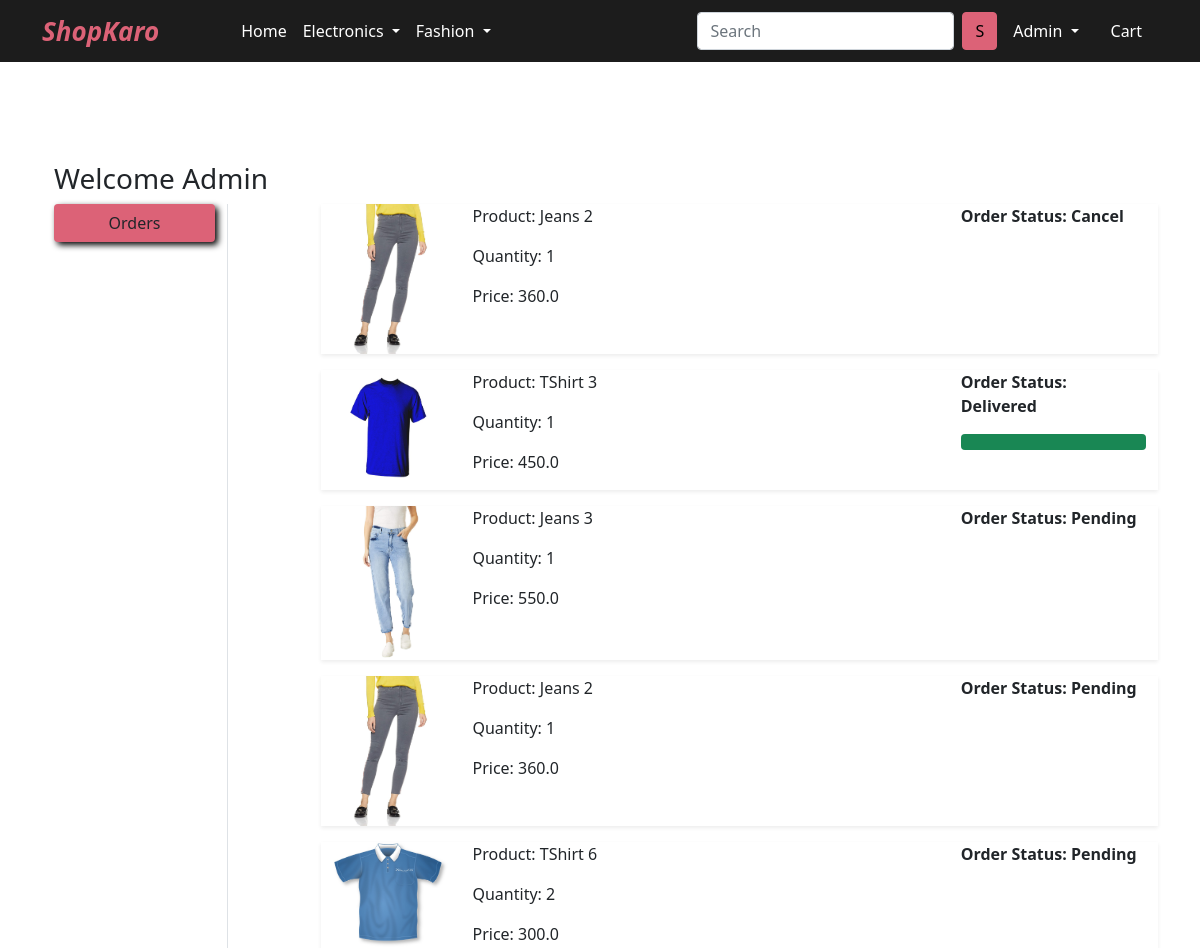
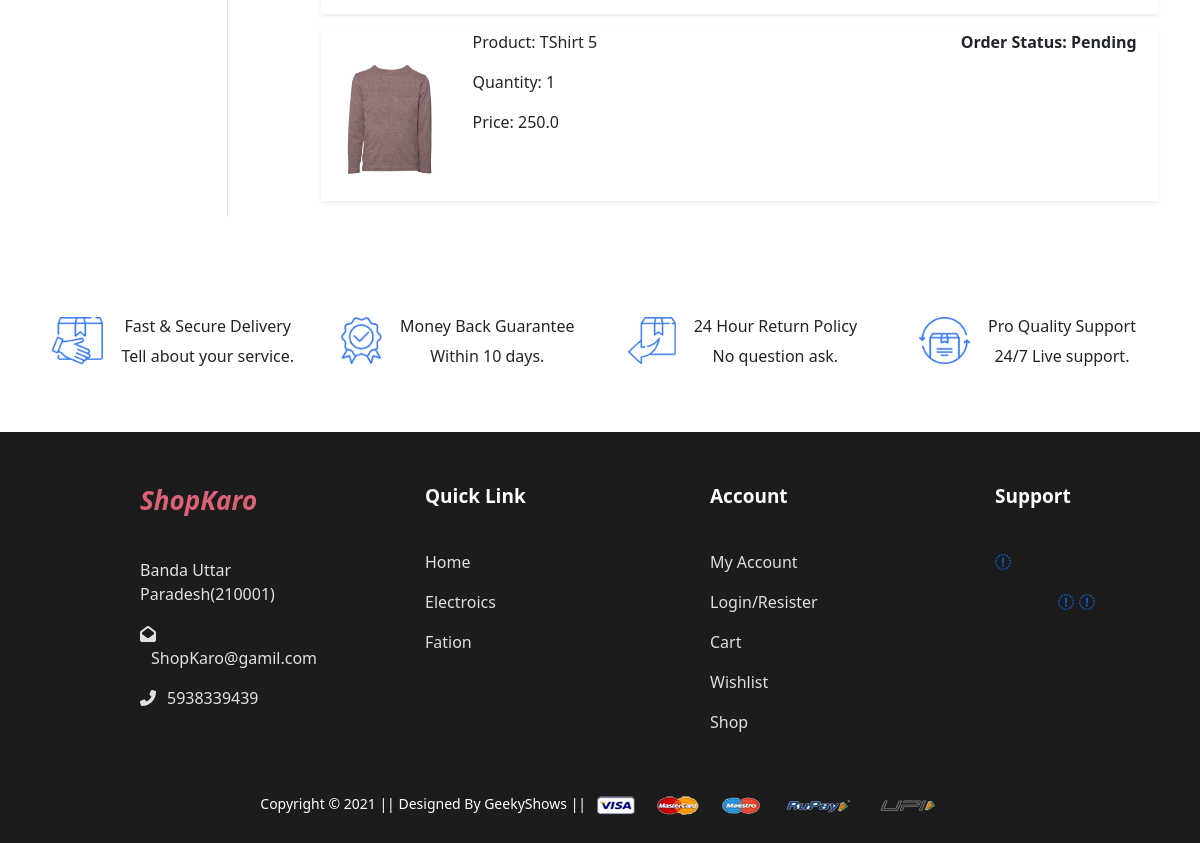
Screenshot of /orders/ (signed in) with the database file from the repository (2 pictures, top to bottom).
### app/models.py (models this page shows, shortened)
class OrderPlaced(models.Model):
 user = models.ForeignKey(User, on_delete=models.CASCADE)
 customer = models.ForeignKey(Customer, on_delete=models.CASCADE)
 product = models.ForeignKey(Product, on_delete=models.CASCADE)
 quantity = models.PositiveIntegerField(default=1)
 ordered_date = models.DateTimeField(auto_now_add=True)
 status = models.CharField(max_length=50,choices=STATUS_CHOICES,default='Pending')
 @property
 def total_cost(self):
   return self.quantity * self.product.discounted_price

class Product(models.Model):
 title = models.CharField(max_length=100)
 selling_price = models.FloatField()
 discounted_price = models.FloatField()
 description = models.TextField()
 brand = models.CharField(max_length=100)
 category = models.CharField( choices=CATEGORY_CHOICES, max_length=2)
 product_image = models.ImageField(upload_to='productimg')

### app/views.py (the view)
# urls.py: path('orders/', views.orders, name='orders'),
@login_required
def orders(request):
	op = OrderPlaced.objects.filter(user=request.user)
	return render(request, 'app/orders.html', {'order_placed':op})

### app/templates/app/orders.html (shortened to what this page needs)
{% extends 'app/base.html' %}
{% load static %}
{% block main-content %}
<div class="container my-5">
 <div class="row" style="margin:100px 0px 100px 0px">
 <h3>Welcome <span class="text-capitalize">{{request.user}}</span> </h3>
  <div class="col-sm-2 border-end">
   <ul class="list-unstyled">
    <li class="d-grid"><a href="{% url 'orders' %}" class="btn btn_design">Orders</a></li>
   </ul>
  </div>
  <div class="col-sm-9 offset-sm-1">
  {% for op in order_placed %}
   <div class="row shadow-sm mb-3">
    <div class="col-sm-2">
     <img src="{{op.product.product_image.url}}" alt="" srcset="" class="img-fluid" height="150" width="150">
    </div>
    <div class="col-sm-7">
     <p>Product: {{op.product.title}}</p>
     <p>Quantity: {{op.quantity}}</p>
     <p>Price: {{op.total_cost}}</p>
    </div>
    <div class="col-sm-3 fw-bold">
     <p>Order Status: {{op.status}}</p>
      {% if op.status == 'Delivered' %}
      <div class="progress">
       <div class="progress-bar bg-success" role="progressbar" style="width: 100%" aria-valuenow="100" aria-valuemin="0" aria-valuemax="100"></div>
      </div>
      {% endif %}
    </div>
   </div>
   {% endfor %}
  </div>
 </div>
</div>
{% endblock main-content %}

### app/templates/app/base.html (shortened to what this page needs)
<!doctype html>
{% load static %}
<html lang="en">
<head>
  <link href="https://cdn.jsdelivr.net/npm/bootstrap@5.0.0-beta1/dist/css/bootstrap.min.css" rel="stylesheet"
>
  <link rel="stylesheet" href="{% static 'app/css/owl.carousel.min.css' %}">
  <link rel="stylesheet" href="https://cdnjs.cloudflare.com/ajax/libs/font-awesome/4.7.0/css/font-awesome.min.css">
  <link rel="stylesheet" href="{% static 'app/css/all.min.css' %}">
  <link rel="stylesheet" href="{% static 'app/css/style.css' %}">
</head>
<body>
  <nav class="navbar navbar-expand-lg navbar-dark header">
    <div class="container">
      <a class="title-font" href="/">ShopKaro</a>
      <div class="collapse navbar-collapse" id="navbarSupportedContent">
        <ul class="navbar-nav me-auto mb-2 mb-lg-0">
          <li class="nav-item">
            <a class="nav-link active" aria-current="page" href="/">Home</a>
          </li>
          <li class="nav-item dropdown">
            <a class="nav-link dropdown-toggle text-white" href="#" id="electronicsDropdown" role="button"
              data-bs-toggle="dropdown" aria-expanded="false">
              Electronics
            </a>
          </li>
          <li class="nav-item dropdown">
            <a class="nav-link dropdown-toggle text-white" href="#" id="fashionDropdown" role="button"
              data-bs-toggle="dropdown" aria-expanded="false">
              Fashion
            </a>
          </li>
        </ul>
        <form class="d-flex">
          <input class="form-control me-2" type="search" placeholder="Search" aria-label="Search">
          <button class="btn btn-warning" type="submit">S</button>
        </form>
        <div>
          <ul class="navbar-nav me-auto mb-2 mb-lg-0">
            {% if request.user.is_authenticated %}
            <li class="nav-item dropdown mx-2">
              <a class="nav-link dropdown-toggle text-white" href="#" id="profileDropdown" role="button"
                data-bs-toggle="dropdown" aria-expanded="false">
                {{request.user.username|capfirst}}
              </a>
            </li>
            <li class="nav-item mx-2">
              <a href="{% url 'showcart' %}" class="nav-link text-white"> Cart </a>
            </li>
            {% endif %}
          </ul>
        </div>
      </div>
    </div>
  </nav>
  {% block main-content %} {% endblock main-content %}
  <section style="margin-top: 48px;">
    <div class="container">
      <div class="row">
        <div class="col-md-3 display_set">
          <div class="foot_img">
            <img src="{% static 'app/images/banner/support.png' %}" alt="security">
          </div>
          <div class="content">
            <h6 class="title">Fast &amp; Secure Delivery</h6>
            <p>Tell about your service.</p>
          </div>
        </div>
        <div class="col-md-3 display_set">
          <div class="foot_img ">
            <img src="{% static 'app/images/banner/support2.png' %}" alt="security">
          </div>
          <div class="content">
            <h6 class="title">Money Back Guarantee</h6>
            <p>Within 10 days.</p>
          </div>
        </div>
        <div class="col-md-3 display_set">
          <div class="foot_img">
            <img src="{% static 'app/images/banner/support3.png' %}" alt="security">
          </div>
          <div class="content">
            <h6 class="title">24 Hour Return Policy</h6>
            <p>No question ask.</p>
          </div>
        </div>
        <div class="col-md-3 display_set">
          <div class="foot_img">
            <img src="{% static 'app/images/banner/support4.png' %}" alt="security">
          </div>
          <div class="content">
            <h6 class="title">Pro Quality Support</h6>
            <p>24/7 Live support.</p>
          </div>
        </div>
      </div>
    </div>
  </section>
  <footer class="container-fluid text-center p-2 mt-5 footer_design">
    <div class="container">
      <div class="row">
        <div class="col-md-3">
          <div class="support">
            <h6><a class="title-font" href="/">ShopKaro</a></h6>
            <div class="support_text">
              <p>Banda Uttar Paradesh(210001)</p>
              <p class="mail"><i class="fa fa-envelope-open"></i><a
                  href="mailto:ShopKaro@gamil.com">ShopKaro@gamil.com</a></p>
              <p class="mail"><i class="fa fa-phone-alt"></i><a href="tel:5938339439">5938339439</a></p>
            </div>
          </div>
        </div>
        <div class="col-md-3">
          <div class="support">
            <h6>Quick Link</h6>
            <div class="links">
              <p><a href="/">Home</a></p>
              <p><a href="{% url 'mobile' %}">Electroics</a></p>
              <p><a href="{% url 'mobile' %}">Fation</a></p>
            </div>
          </div>
        </div>
        <div class="col-md-3">
          <div class="support">
            <h6>Account</h6>
            <div class="links">
              <p><a href="address.html">My Account</a></p>
              <p><a href="login.html">Login/Resister</a></p>
              <p><a href="emptycart.html">Cart</a></p>
              <p><a href="emptycart.html">Wishlist</a></p>
              <p><a href="home.html">Shop</a></p>
            </div>
          </div>
        </div>
        <div class="col-md-3">
          <div class="support">
            <h6>Support</h6>
            <div class="social">
              <p><a href=""><i class="fa fa-facebook"></i></a></p>
              <a href="#"><i class="fa fa-linkedin"></i></a>
              <a href=""><i class="fa fa-facebook" aria-hidden="true"></i></a>
            </div>
          </div>
        </div>
      </div>
    </div>
    <div class="copyright">
      <small class="text-white">Copyright &copy; 2021 || Designed By GeekyShows || </small>
      <img src="{% static 'app/images/payment.png' %}" alt="" srcset="" class="img-fluid" height="2px">
    </div>
  </footer>
</body>
</html>

### app/static/app/css/style.css (style rules this page uses)
.header { background-color: #000000e3; height: 62px; }
.title-font { color: #dc6277; font-size: 26px; text-decoration: none; font-weight: 700; font-style: italic; padding: 0px 74px 0px 0px; transition: all 1s; }
.btn-warning { color: #000; background-color: #dc6277; border-color: #dc6277; transition: all 1s; }
.row { display: flex; justify-content: center; }
.support p { text-align: left; color: #ffffffde; }
.foot_img img { transition: all 0.5s; }
.support h6 { text-align: left; margin-left: 0px; color: #ffffff; margin-bottom: 42px; font-size: 19px; font-weight: 700; }
footer.container-fluid.text-center.p-2.mt-5.footer_design { background: #1c1c1c; }
.support { margin-left: 98px; margin-top: 45px; }
p.mail a { text-decoration: none; color: #ffffffde; padding-left: 11px; transition: all 1s; }
.links a { text-decoration: none; color: #ffffffdb; transition: all 1s; }
.links { text-align: left; }
.copyright { margin: 41px 0px 20px 0px; }
.col-md-3.display_set { display: flex; text-align: center; justify-content: center; }
.content { margin-left: 18px; }
.foot_img { height: 59px; }
.foot_img img { max-height: 47px; }
a.btn.btn_design { background: #dc6277; box-shadow: 3px 3px 6px 0px black; }

### rows the page displays
OrderPlaced: product.product_image (picture), product "Jeans 2", quantity "1", total_cost "360.0", status "Cancel"
OrderPlaced: product.product_image (picture), product "TShirt 3", quantity "1", total_cost "450.0", status "Delivered"
OrderPlaced: product.product_image (picture), product "Jeans 3", quantity "1", total_cost "550.0", status "Pending"
OrderPlaced: product.product_image (picture), product "Jeans 2", quantity "1", total_cost "360.0", status "Pending"
OrderPlaced: product.product_image (picture), product "TShirt 6", quantity "2", total_cost "300.0", status "Pending"
OrderPlaced: product.product_image (picture), product "TShirt 5", quantity "1", total_cost "250.0", status "Pending"

### other values shown
{{ request.user.username|capfirst }} "Admin"
{{ request.user }} "Admin"
